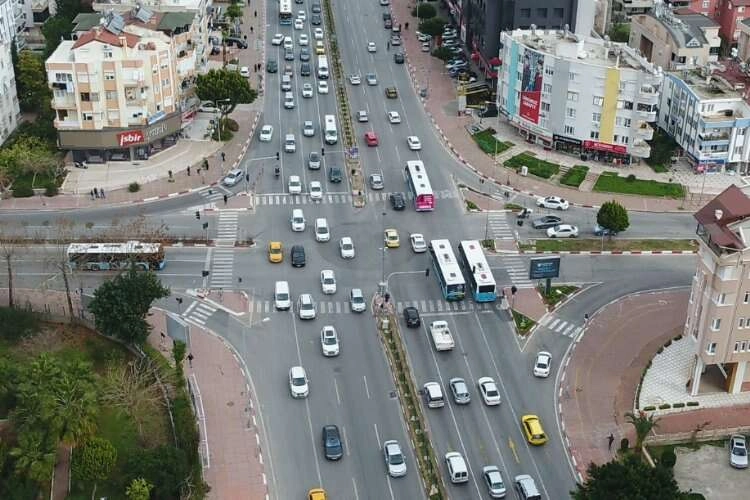
#> input picture experiments/proj03_speed_radar/micro_lab_homography/intersection_02.jpg, 750 x 500 px, found by its file name
$ python homography_toy.py
#> lines starting #> are read from the running program, lines starting #| are printed output that depends on the picture; after the words box and inside, x2 and y2 are one past the last pixel; in counts of white or black regions, pixels touching at a corner belong together
import cv2
import numpy as np
from typing import Tuple


def calculate_homography_matrix(src_pts: np.ndarray, dst_pts: np.ndarray) -> np.ndarray:
    """
    Calculates the 3x3 Homography matrix mapping source pixels to destination pixels.
    """
    matrix = cv2.getPerspectiveTransform(src_pts, dst_pts)
    return matrix


def generate_birds_eye_view(
    image: np.ndarray, matrix: np.ndarray, output_size: Tuple[int, int]
) -> np.ndarray:
    """
    Warps the image using the Homography matrix to create a Bird's Eye View.
    """
    warped_img = cv2.warpPerspective(image, matrix, output_size)
    return warped_img


if __name__ == "__main__":
    # 1. Load the real frame from the Bursa intersection
    image_path = (
        r"experiments\proj03_speed_radar\micro_lab_homography\intersection_02.jpg"
    )
    image = cv2.imread(image_path)
#> image is the input picture: shape (500, 750, 3); mean B, G, R 121.3, 125.3, 123.2

    # Safety check: If OpenCV can't find the file, it loads 'None'.
    if image is None:
        print(f"Error: Could not load the image. Please check this path:\n{image_path}")
        exit()

    # 2. Define the 4 points in the original image (Pixel coordinates: x, y)
    # WARNING: These are still the "dummy" points!
    # You need to replace these with the real road coordinates you find using MS Paint.
    SOURCE_POINTS = np.float32(
        [
            [161, 303],
            [515, 294],
            [191, 363],
            [523, 357],
        ]
    )
    # 3. Define where these points should map to in the Bird's Eye View
    # (Mapping to a perfect 400x400 rectangle)
    DESTINATION_POINTS = np.float32(
        [
            [100, 0],  # Top-Left
            [300, 0],  # Top-Right
            [100, 400],  # Bottom-Left
            [300, 400],  # Bottom-Right
        ]
    )

    # 4. Compute H matrix
    H = calculate_homography_matrix(SOURCE_POINTS, DESTINATION_POINTS)
    print("Calculated Homography Matrix (H):\n", H)

    # 5. Warp the image
    bev_image = generate_birds_eye_view(image, H, (400, 400))
#> in generate_birds_eye_view, `warped_img = cv2.warpPerspective(image, matrix, output_size)`:
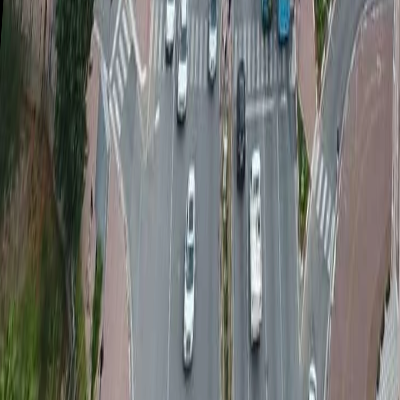
#> warped_img: shape (400, 400, 3); mean B, G, R 113.9, 116.9, 115.2

    # 6. --- VISUALIZATION (Save to Disk in the correct folder) ---
    # Draw red dots on the original image so you can see where your SOURCE_POINTS are
    for pt in SOURCE_POINTS:
        cv2.circle(image, (int(pt[0]), int(pt[1])), 8, (0, 0, 255), -1)
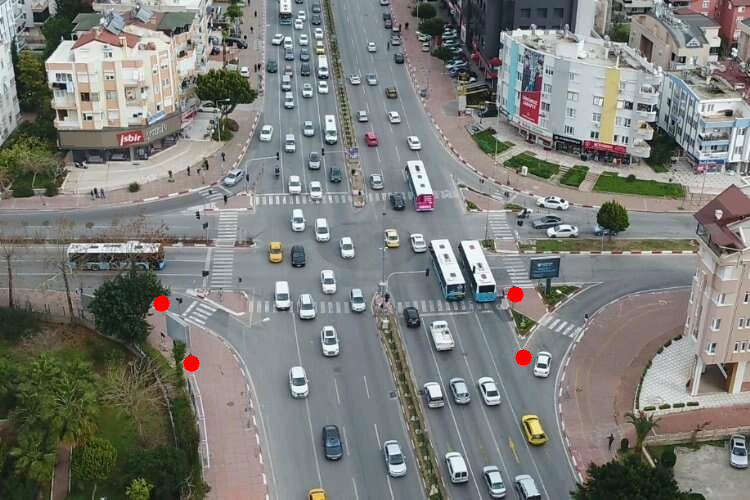
#> image: shape (500, 750, 3); 0.21% of pixels changed, all inside (x1, y1, x2, y2) = (153, 286, 532, 372)

    # Save the images directly to your micro_lab_homography folder
    save_path_1 = (
        r"experiments\proj03_speed_radar\micro_lab_homography\01_original_with_dots.jpg"
    )
    save_path_2 = (
        r"experiments\proj03_speed_radar\micro_lab_homography\02_birds_eye_view.jpg"
    )

    cv2.imwrite(save_path_1, image)
    cv2.imwrite(save_path_2, bev_image)

    print(f"Success! Images saved to:\n- {save_path_1}\n- {save_path_2}")

$ run again, with experiments/proj03_speed_radar/micro_lab_homography/intersection_01.jpg copied over experiments/proj03_speed_radar/micro_lab_homography/intersection_02.jpg
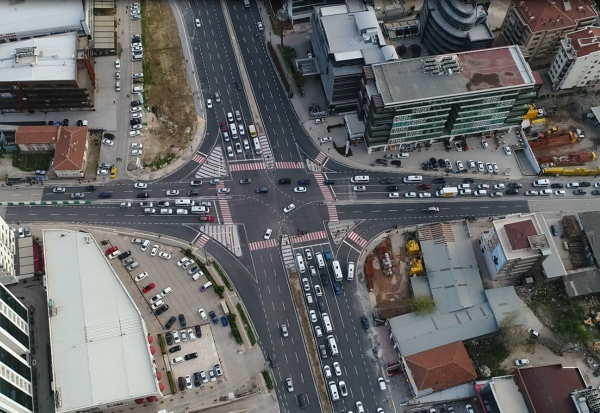
#> input picture experiments/proj03_speed_radar/micro_lab_homography/intersection_01.jpg, 1200 x 826 px, found by its file name (shown at 1/2 size)
#> image is the input picture: shape (826, 1200, 3); mean B, G, R 102, 101.9, 101.8
#> in generate_birds_eye_view, `warped_img = cv2.warpPerspective(image, matrix, output_size)`:
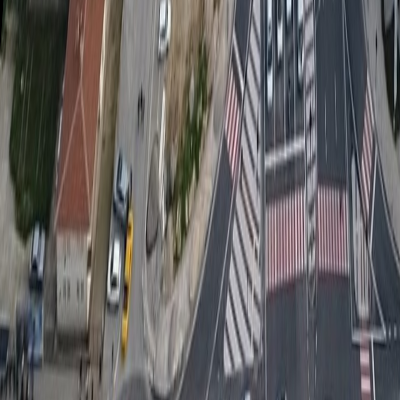
#> warped_img: shape (400, 400, 3); mean B, G, R 98.5, 99, 102.1
#> after the loop `for pt in SOURCE_POINTS:`:
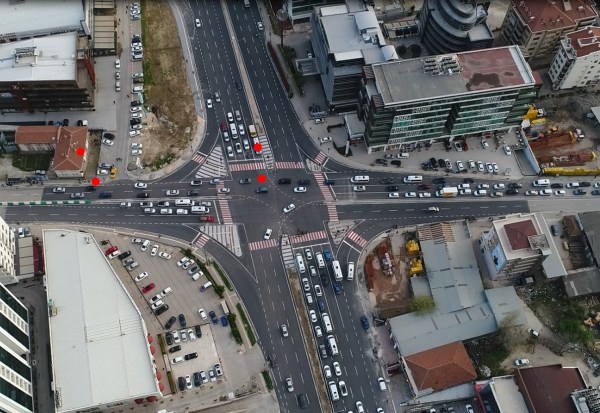
#> image: shape (826, 1200, 3) (shown at 1/2 size); 0.08% of pixels changed, all inside (x1, y1, x2, y2) = (153, 286, 532, 372)

$ run again, with experiments/proj03_speed_radar/micro_lab_homography/02_birds_eye_800x1200.jpg copied over experiments/proj03_speed_radar/micro_lab_homography/intersection_02.jpg
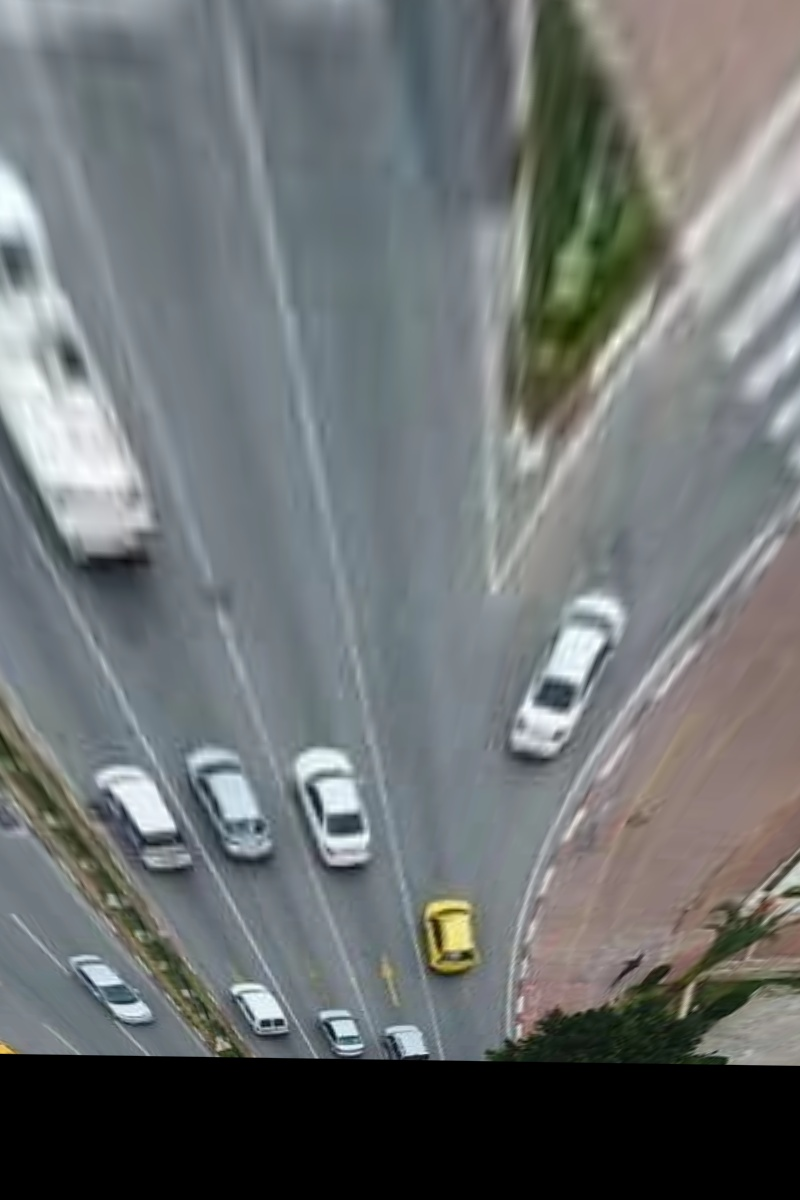
#> input picture experiments/proj03_speed_radar/micro_lab_homography/02_birds_eye_800x1200.jpg, 800 x 1200 px, found by its file name
#> image is the input picture: shape (1200, 800, 3); mean B, G, R 113.5, 113.2, 109
#> in generate_birds_eye_view, `warped_img = cv2.warpPerspective(image, matrix, output_size)`:
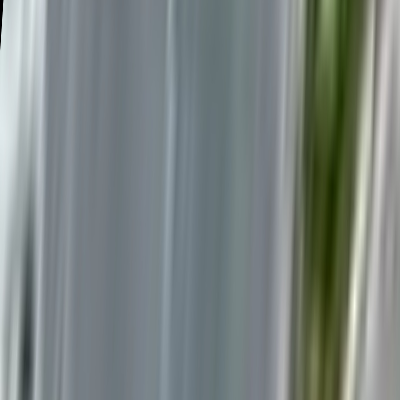
#> warped_img: shape (400, 400, 3); mean B, G, R 129.5, 131.9, 123.3
#> after the loop `for pt in SOURCE_POINTS:`:
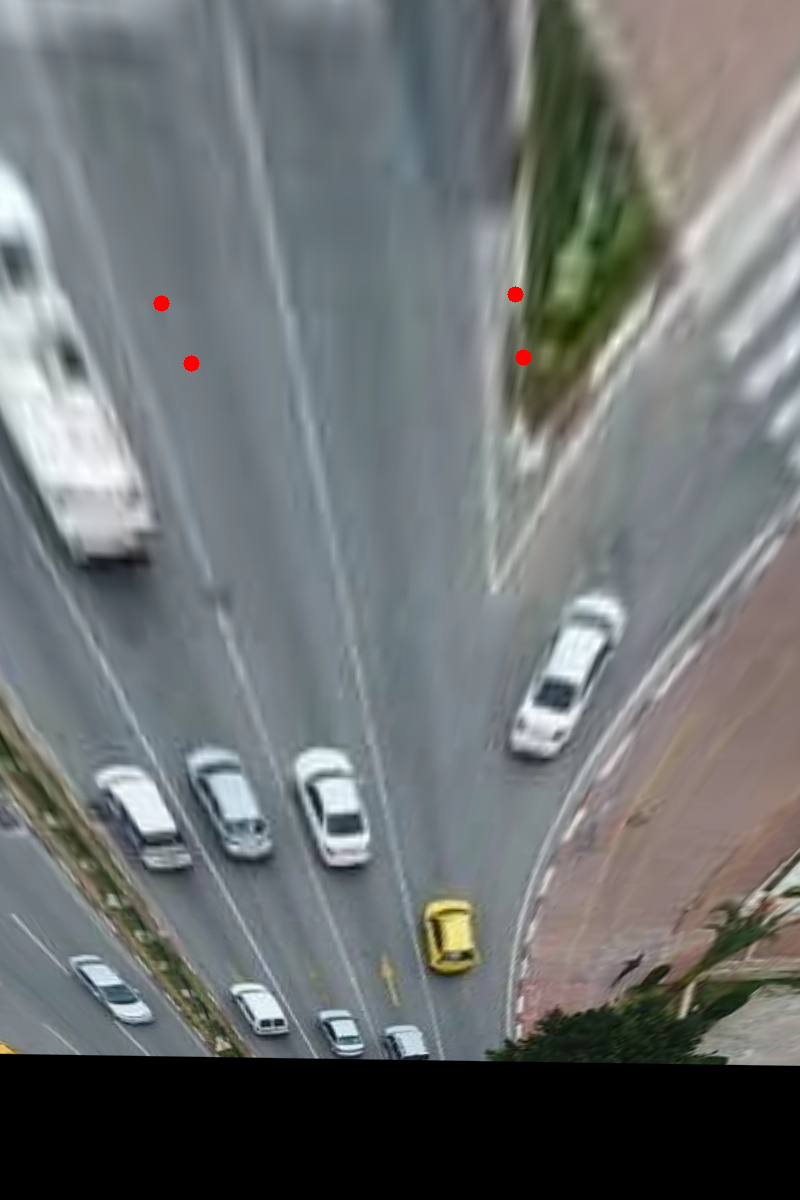
#> image: shape (1200, 800, 3); 0.08% of pixels changed, all inside (x1, y1, x2, y2) = (153, 286, 532, 372)
